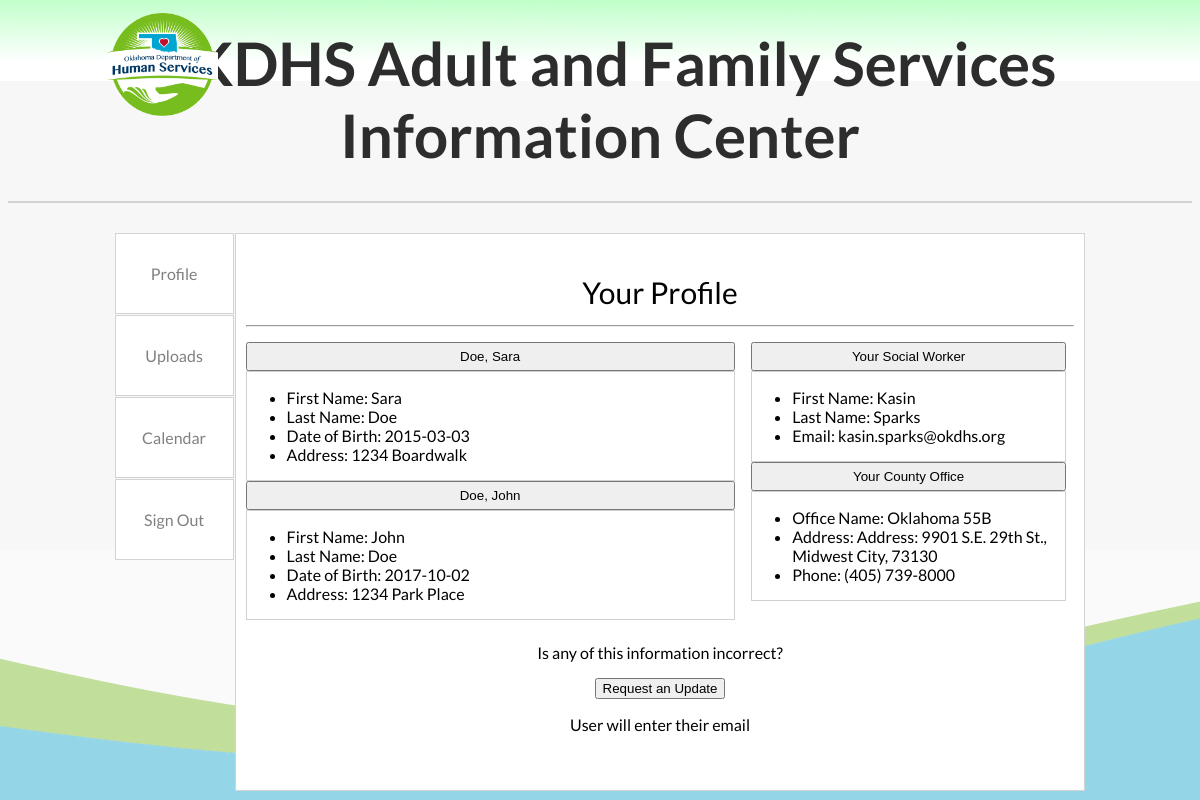
Page /profile (signed in) on the earlier database version.
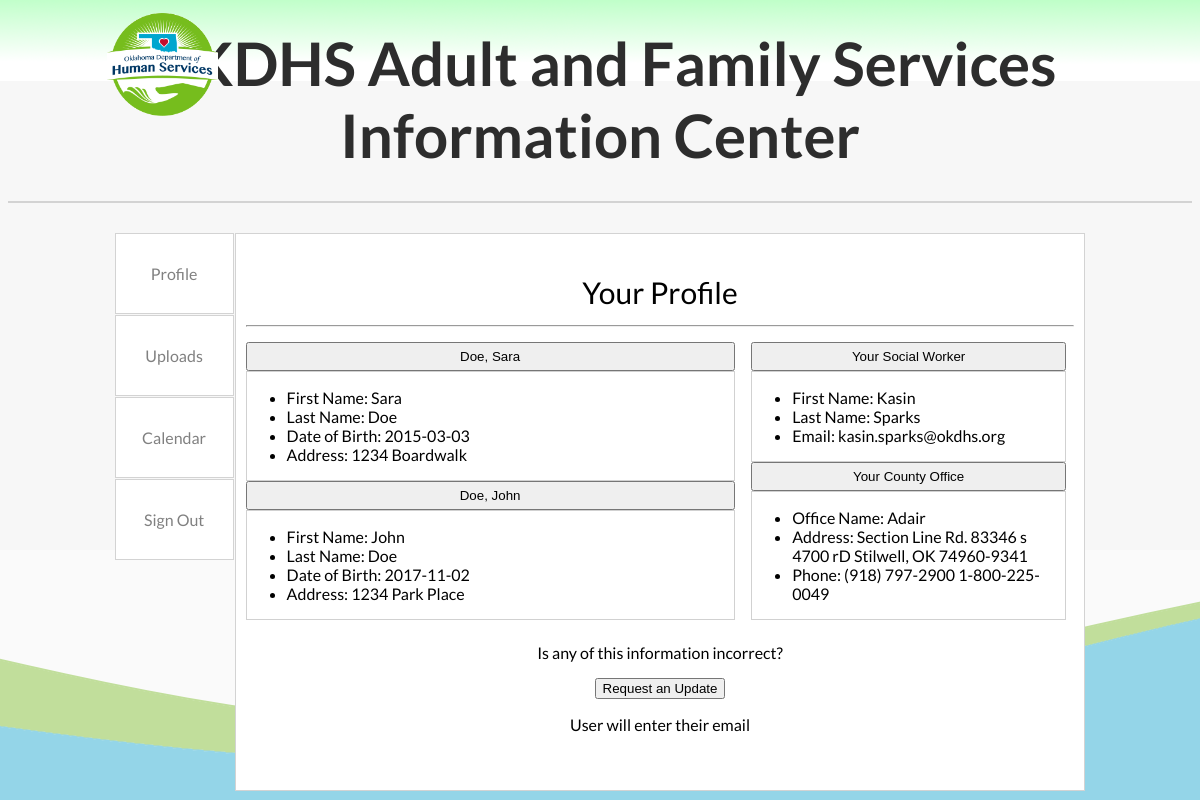
Same page on the later database version.
### tables this page shows
CREATE TABLE "Client" (
	"UID_Client"	INTEGER NOT NULL UNIQUE,
	"First_Name"	TEXT NOT NULL,
	"Last_Name"	TEXT NOT NULL,
	"DOB"	NUMERIC NOT NULL,
	"Address"	TEXT NOT NULL,
	"Case_Status"	INTEGER NOT NULL DEFAULT 1,
	"Social_Worker_UID"	INTEGER,
	"County_Office_UID"	INTEGER,
	"Case_Type_UID"	INTEGER DEFAULT 1,
	"Case_Number"	INTEGER DEFAULT -1,
	PRIMARY KEY("UID_Client")
);

CREATE TABLE "County_Office" (
	"UID_County_Office"	INTEGER NOT NULL PRIMARY KEY AUTOINCREMENT UNIQUE,
	"Office_Name"	TEXT NOT NULL UNIQUE,
	"Address"	TEXT NOT NULL UNIQUE,
	"Phone"	TEXT NOT NULL UNIQUE
);

### FlaskWebProject/userViews.py (the view, shortened to what this page needs)
@bp.route('/profile')
@login_required
def profile():
	if g.user['Client'] == 1:
		queryStr = 'SELECT UID_Connected_Person FROM Connected_Person WHERE UID_Client=?'
		connected_cases_list = query_db(queryStr, (g.user['UID_Users'],))
		connected_client_list = []
		queryStr = 'SELECT * FROM Client WHERE UID_Client=?'
		for clients in connected_cases_list:
			connected_client_list.append(query_db(queryStr, (clients['UID_Connected_Person'],), True))
		queryStr = 'SELECT * FROM Client WHERE UID_Client=?'
		currUser = query_db(queryStr, (g.user['UID_Users'],), True)
		queryStr = 'SELECT * FROM Social_Worker WHERE UID_Social_Worker=?'
		socialWorker = query_db(queryStr, (currUser['Social_Worker_UID'],), True)
		queryStr = 'SELECT * FROM County_Office WHERE UID_County_Office=?'
		countyOffice = query_db(queryStr, (currUser['County_Office_UID'],), True)
		return render_template(
			'userViews/profile.html',
			title='Profile Page',
			worker=socialWorker,
			clientData=currUser,
			connectedCases=connected_client_list,
			countyOffice=countyOffice,
			year=datetime.now().year
			)

### FlaskWebProject/auth.py (called while the page is built)
@bp.before_app_request
def load_logged_in_user():
	user_id = session.get('user_id')
	if user_id is None:
		g.user = None
	else:
		sqlQuery = 'SELECT * FROM Users WHERE UID_Users = ?'
		from . import db
		database = db.getDB()
		g.user = database.execute(sqlQuery, (user_id,)).fetchone()

def login_required(view):
	@functools.wraps(view)
	def wrapped_view(**kwargs):
		if g.user is None:
			return redirect(url_for('auth.login'))
		return view(**kwargs)
	return wrapped_view

### FlaskWebProject/db.py (called while the page is built)
def getDB():
	if 'db' not in g:
		g.db = sqlite3.connect(current_app.config['DATABASE'], detect_types = sqlite3.PARSE_DECLTYPES)
		g.db.row_factory = sqlite3.Row
	return g.db

def closeDB(e=None):
	db = g.pop('db', None)
	if db is not None:
		db.close()

def query_db(query, args=(), one=False):
	cur = getDB().execute(query, args)
	rv = cur.fetchall()
	cur.close()
	closeDB()
	return (rv[0] if rv else None) if one else rv

### FlaskWebProject/templates/userViews/profile.html (shortened to what this page needs)
﻿{% extends 'layout.html' %}
{% block content %}
<div class="page-header">
    <h>Your Profile</h>
    <hr />
</div>
<div class="row">
<div class="client col1">
    <button class="accordion">{{ clientData.Last_Name|e }}, {{ clientData.First_Name|e }}</button>
    <div class="clientInfo">
        <ul>
            <li>First Name: {{ clientData.First_Name|e }}</li>
            <li>Last Name: {{ clientData.Last_Name|e }}</li>
            <li>Date of Birth: {{ clientData.DOB }}</li>
            <li>Address: {{ clientData.Address|e }}</li>
        </ul>
    </div>
    {% for user in connectedCases %}
    <button class="accordion">{{ user.Last_Name|e }}, {{ user.First_Name|e }}</button>
    <div class="clientInfo">
        <ul>
            <li>First Name: {{ user.First_Name|e }}</li>
            <li>Last Name: {{ user.Last_Name|e }}</li>
            <li>Date of Birth: {{ user.DOB }}</li>
            <li>Address: {{ user.Address|e }}</li>
        </ul>
    </div>
    {% endfor %}
</div>
<div class="office col2">
    <button class="accordion">Your Social Worker</button>
    <div class="clientInfo">
        <ul>
            <li>First Name: {{ worker.First_Name|e }}</li>
            <li>Last Name: {{ worker.Last_Name|e }}</li>
            <li>Email: {{ worker.Email|e}}</li>
        </ul>
    </div>
    <button class="accordion">Your County Office</button>
    <div class="clientInfo">
        <ul>
            <li>Office Name: {{ countyOffice.Office_Name|e }}</li>
            <li>Address: {{ countyOffice.Address|e }}</li>
            <li>Phone: {{ countyOffice.Phone|e}}</li>
        </ul>
    </div>
</div>
</div>
<div class="update">
    <p>Is any of this information incorrect?</p>
    <button class="request">Request an Update</button>
    <div class="update-modal">
        <p>User will enter their email</p>
    </div>
</div>
    {% endblock content %}

Differences in the rows shown:
no longer on this page (row edited): County_Office: Office_Name "Oklahoma 55B", Address "Address: 9901 S.E. 29th St., Midwest City, 73130", Phone "(405) 739-8000"
changed Client "John": DOB "2017-10-02" → "2017-11-02"
now on this page (row edited): County_Office: Office_Name "Adair", Address "Section Line Rd. 83346 s 4700 rD Stilwell, OK 74960-9341", Phone "(918) 797-2900 1-800-225-0049"
